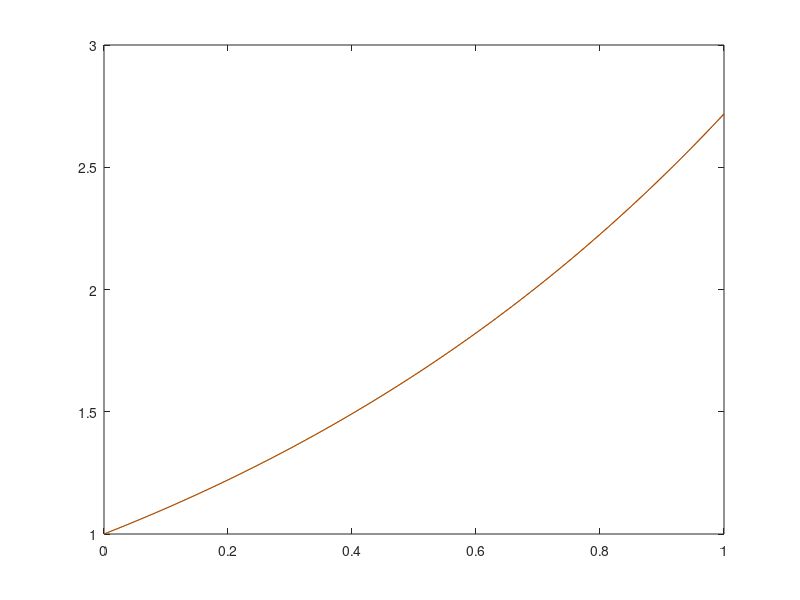
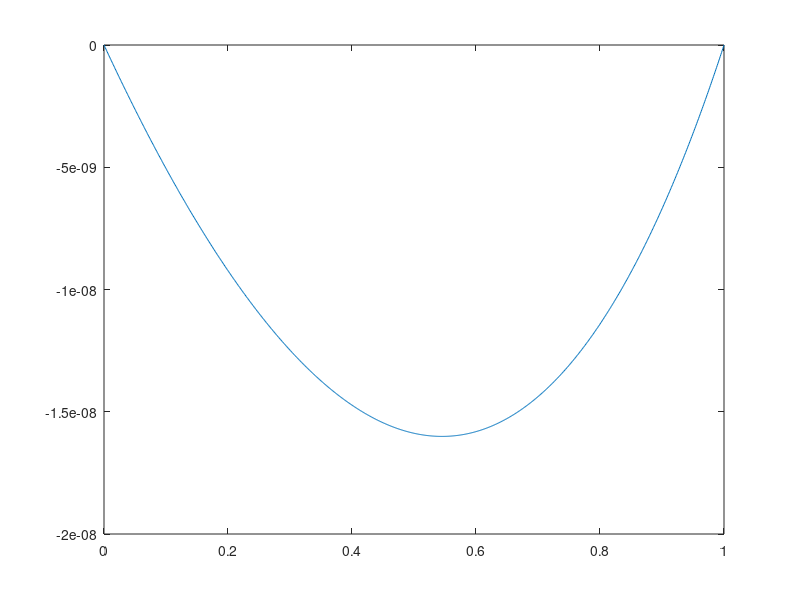

Recreate these plots in MATLAB, in order.
clear all
% N := numero de nodos interiores
N = 1000

h = 1/(N+1);
X = [];
for i = 1:N+2
    X(i) = (i-1)*h;
end

A = (-2-h^2)*eye(N) + diag(ones(1, N-1), 1) + diag(ones(1, N-1), -1);
b(1) = -1;
b(N) = -exp(1);
Y = [1; A\b'; exp(1)];

plot(X, Y', 'g')
hold on
plot(X, exp(X), 'r')
hold off
figure
plot(X, exp(X) - Y')   